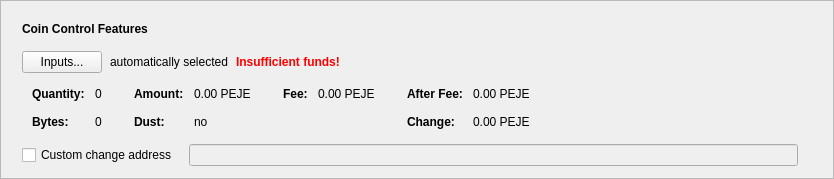
      <widget class="QFrame" name="frameCoinControl">
       <property name="sizePolicy">
        <sizepolicy hsizetype="Expanding" vsizetype="Fixed">
         <horstretch>0</horstretch>
         <verstretch>0</verstretch>
        </sizepolicy>
       </property>
       <property name="frameShape">
        <enum>QFrame::StyledPanel</enum>
       </property>
       <property name="frameShadow">
        <enum>QFrame::Raised</enum>
       </property>
       <layout class="QVBoxLayout" name="verticalLayout_2">
        <item>
         <layout class="QVBoxLayout" name="verticalLayoutCoinControl" stretch="0,0,0,0,0">
          <property name="spacing">
           <number>0</number>
          </property>
          <property name="sizeConstraint">
           <enum>QLayout::SetDefaultConstraint</enum>
          </property>
          <property name="leftMargin">
           <number>10</number>
          </property>
          <property name="topMargin">
           <number>10</number>
          </property>
          <item>
           <layout class="QHBoxLayout" name="horizontalLayoutCoinControl1">
            <property name="bottomMargin">
             <number>15</number>
            </property>
            <item>
             <widget class="QLabel" name="labelCoinControlFeatures">
              <property name="sizePolicy">
               <sizepolicy hsizetype="Preferred" vsizetype="Maximum">
                <horstretch>0</horstretch>
                <verstretch>0</verstretch>
               </sizepolicy>
              </property>
              <property name="font">
               <font>
                <weight>75</weight>
                <bold>true</bold>
               </font>
              </property>
              <property name="styleSheet">
               <string notr="true">font-weight:bold;</string>
              </property>
              <property name="text">
               <string>Coin Control Features</string>
              </property>
             </widget>
            </item>
           </layout>
          </item>
          <item>
           <layout class="QHBoxLayout" name="horizontalLayoutCoinControl2" stretch="0,0,0,0">
            <property name="spacing">
             <number>8</number>
            </property>
            <property name="bottomMargin">
             <number>10</number>
            </property>
            <item>
             <widget class="QPushButton" name="pushButtonCoinControl">
              <property name="styleSheet">
               <string notr="true"/>
              </property>
              <property name="text">
               <string>Inputs...</string>
              </property>
              <property name="autoDefault">
               <bool>false</bool>
              </property>
             </widget>
            </item>
            <item>
             <widget class="QLabel" name="labelCoinControlAutomaticallySelected">
              <property name="text">
               <string>automatically selected</string>
              </property>
              <property name="margin">
               <number>5</number>
              </property>
             </widget>
            </item>
            <item>
             <widget class="QLabel" name="labelCoinControlInsuffFunds">
              <property name="font">
               <font>
                <weight>75</weight>
                <bold>true</bold>
               </font>
              </property>
              <property name="styleSheet">
               <string notr="true">color:red;font-weight:bold;</string>
              </property>
              <property name="text">
               <string>Insufficient funds!</string>
              </property>
              <property name="margin">
               <number>5</number>
              </property>
             </widget>
            </item>
            <item>
             <spacer name="horizontalSpacerCoinControl">
              <property name="orientation">
               <enum>Qt::Horizontal</enum>
              </property>
              <property name="sizeHint" stdset="0">
               <size>
                <width>40</width>
                <height>1</height>
               </size>
              </property>
             </spacer>
            </item>
           </layout>
          </item>
          <item>
           <widget class="QWidget" name="widgetCoinControl" native="true">
            <property name="sizePolicy">
             <sizepolicy hsizetype="Preferred" vsizetype="Preferred">
              <horstretch>0</horstretch>
              <verstretch>0</verstretch>
             </sizepolicy>
            </property>
            <property name="minimumSize">
             <size>
              <width>0</width>
              <height>0</height>
             </size>
            </property>
            <property name="styleSheet">
             <string notr="true"/>
            </property>
            <layout class="QHBoxLayout" name="horizontalLayoutCoinControl5">
             <property name="leftMargin">
              <number>0</number>
             </property>
             <property name="topMargin">
              <number>0</number>
             </property>
             <property name="rightMargin">
              <number>0</number>
             </property>
             <property name="bottomMargin">
              <number>0</number>
             </property>
             <item>
              <layout class="QHBoxLayout" name="horizontalLayoutCoinControl3" stretch="0,0,0,1">
               <property name="spacing">
                <number>20</number>
               </property>
               <property name="topMargin">
                <number>0</number>
               </property>
               <property name="bottomMargin">
                <number>10</number>
               </property>
               <item>
                <layout class="QFormLayout" name="formLayoutCoinControl1">
                 <property name="horizontalSpacing">
                  <number>10</number>
                 </property>
                 <property name="verticalSpacing">
                  <number>14</number>
                 </property>
                 <property name="leftMargin">
                  <number>10</number>
                 </property>
                 <property name="topMargin">
                  <number>4</number>
                 </property>
                 <property name="rightMargin">
                  <number>6</number>
                 </property>
                 <item row="0" column="0">
                  <widget class="QLabel" name="labelCoinControlQuantityText">
                   <property name="font">
                    <font>
                     <weight>75</weight>
                     <bold>true</bold>
                    </font>
                   </property>
                   <property name="text">
                    <string>Quantity:</string>
                   </property>
                   <property name="margin">
                    <number>0</number>
                   </property>
                  </widget>
                 </item>
                 <item row="0" column="1">
                  <widget class="QLabel" name="labelCoinControlQuantity">
                   <property name="cursor">
                    <cursorShape>IBeamCursor</cursorShape>
                   </property>
                   <property name="contextMenuPolicy">
                    <enum>Qt::ActionsContextMenu</enum>
                   </property>
                   <property name="text">
                    <string notr="true">0</string>
                   </property>
                   <property name="margin">
                    <number>0</number>
                   </property>
                   <property name="textInteractionFlags">
                    <set>Qt::LinksAccessibleByMouse|Qt::TextSelectableByKeyboard|Qt::TextSelectableByMouse</set>
                   </property>
                  </widget>
                 </item>
                 <item row="1" column="0">
                  <widget class="QLabel" name="labelCoinControlBytesText">
                   <property name="font">
                    <font>
                     <weight>75</weight>
                     <bold>true</bold>
                    </font>
                   </property>
                   <property name="text">
                    <string>Bytes:</string>
                   </property>
                  </widget>
                 </item>
                 <item row="1" column="1">
                  <widget class="QLabel" name="labelCoinControlBytes">
                   <property name="cursor">
                    <cursorShape>IBeamCursor</cursorShape>
                   </property>
                   <property name="contextMenuPolicy">
                    <enum>Qt::ActionsContextMenu</enum>
                   </property>
                   <property name="text">
                    <string notr="true">0</string>
                   </property>
                   <property name="textInteractionFlags">
                    <set>Qt::LinksAccessibleByMouse|Qt::TextSelectableByKeyboard|Qt::TextSelectableByMouse</set>
                   </property>
                  </widget>
                 </item>
                </layout>
               </item>
               <item>
                <layout class="QFormLayout" name="formLayoutCoinControl2">
                 <property name="horizontalSpacing">
                  <number>10</number>
                 </property>
                 <property name="verticalSpacing">
                  <number>14</number>
                 </property>
                 <property name="leftMargin">
                  <number>6</number>
                 </property>
                 <property name="topMargin">
                  <number>4</number>
                 </property>
                 <property name="rightMargin">
                  <number>6</number>
                 </property>
                 <item row="0" column="0">
                  <widget class="QLabel" name="labelCoinControlAmountText">
                   <property name="font">
                    <font>
                     <weight>75</weight>
                     <bold>true</bold>
                    </font>
                   </property>
                   <property name="text">
                    <string>Amount:</string>
                   </property>
                   <property name="margin">
                    <number>0</number>
                   </property>
                  </widget>
                 </item>
                 <item row="0" column="1">
                  <widget class="QLabel" name="labelCoinControlAmount">
                   <property name="cursor">
                    <cursorShape>IBeamCursor</cursorShape>
                   </property>
                   <property name="contextMenuPolicy">
                    <enum>Qt::ActionsContextMenu</enum>
                   </property>
                   <property name="text">
                    <string notr="true">0.00 PEJE</string>
                   </property>
                   <property name="textInteractionFlags">
                    <set>Qt::LinksAccessibleByMouse|Qt::TextSelectableByKeyboard|Qt::TextSelectableByMouse</set>
                   </property>
                  </widget>
                 </item>
                 <item row="1" column="0">
                  <widget class="QLabel" name="labelCoinControlLowOutputText">
                   <property name="font">
                    <font>
                     <weight>75</weight>
                     <bold>true</bold>
                    </font>
                   </property>
                   <property name="text">
                    <string>Dust:</string>
                   </property>
                  </widget>
                 </item>
                 <item row="1" column="1">
                  <widget class="QLabel" name="labelCoinControlLowOutput">
                   <property name="cursor">
                    <cursorShape>IBeamCursor</cursorShape>
                   </property>
                   <property name="contextMenuPolicy">
                    <enum>Qt::ActionsContextMenu</enum>
                   </property>
                   <property name="text">
                    <string notr="true">no</string>
                   </property>
                   <property name="textInteractionFlags">
                    <set>Qt::LinksAccessibleByMouse|Qt::TextSelectableByKeyboard|Qt::TextSelectableByMouse</set>
                   </property>
                  </widget>
                 </item>
                </layout>
               </item>
               <item>
                <layout class="QFormLayout" name="formLayoutCoinControl3">
                 <property name="horizontalSpacing">
                  <number>10</number>
                 </property>
                 <property name="verticalSpacing">
                  <number>14</number>
                 </property>
                 <property name="leftMargin">
                  <number>6</number>
                 </property>
                 <property name="topMargin">
                  <number>4</number>
                 </property>
                 <property name="rightMargin">
                  <number>6</number>
                 </property>
                 <item row="0" column="0">
                  <widget class="QLabel" name="labelCoinControlFeeText">
                   <property name="font">
                    <font>
                     <weight>75</weight>
                     <bold>true</bold>
                    </font>
                   </property>
                   <property name="text">
                    <string>Fee:</string>
                   </property>
                   <property name="margin">
                    <number>0</number>
                   </property>
                  </widget>
                 </item>
                 <item row="0" column="1">
                  <widget class="QLabel" name="labelCoinControlFee">
                   <property name="cursor">
                    <cursorShape>IBeamCursor</cursorShape>
                   </property>
                   <property name="contextMenuPolicy">
                    <enum>Qt::ActionsContextMenu</enum>
                   </property>
                   <property name="text">
                    <string notr="true">0.00 PEJE</string>
                   </property>
                   <property name="textInteractionFlags">
                    <set>Qt::LinksAccessibleByMouse|Qt::TextSelectableByKeyboard|Qt::TextSelectableByMouse</set>
                   </property>
                  </widget>
                 </item>
                </layout>
               </item>
               <item>
                <layout class="QFormLayout" name="formLayoutCoinControl4">
                 <property name="horizontalSpacing">
                  <number>10</number>
                 </property>
                 <property name="verticalSpacing">
                  <number>14</number>
                 </property>
                 <property name="leftMargin">
                  <number>6</number>
                 </property>
                 <property name="topMargin">
                  <number>4</number>
                 </property>
                 <property name="rightMargin">
                  <number>6</number>
                 </property>
                 <item row="0" column="0">
                  <widget class="QLabel" name="labelCoinControlAfterFeeText">
                   <property name="font">
                    <font>
                     <weight>75</weight>
                     <bold>true</bold>
                    </font>
                   </property>
                   <property name="text">
                    <string>After Fee:</string>
                   </property>
                   <property name="margin">
                    <number>0</number>
                   </property>
                  </widget>
                 </item>
                 <item row="0" column="1">
                  <widget class="QLabel" name="labelCoinControlAfterFee">
                   <property name="cursor">
                    <cursorShape>IBeamCursor</cursorShape>
                   </property>
                   <property name="contextMenuPolicy">
                    <enum>Qt::ActionsContextMenu</enum>
                   </property>
                   <property name="text">
                    <string notr="true">0.00 PEJE</string>
                   </property>
                   <property name="textInteractionFlags">
                    <set>Qt::LinksAccessibleByMouse|Qt::TextSelectableByKeyboard|Qt::TextSelectableByMouse</set>
                   </property>
                  </widget>
                 </item>
                 <item row="1" column="0">
                  <widget class="QLabel" name="labelCoinControlChangeText">
                   <property name="font">
                    <font>
                     <weight>75</weight>
                     <bold>true</bold>
                    </font>
                   </property>
                   <property name="text">
                    <string>Change:</string>
                   </property>
                  </widget>
                 </item>
                 <item row="1" column="1">
                  <widget class="QLabel" name="labelCoinControlChange">
                   <property name="cursor">
                    <cursorShape>IBeamCursor</cursorShape>
                   </property>
                   <property name="contextMenuPolicy">
                    <enum>Qt::ActionsContextMenu</enum>
                   </property>
                   <property name="text">
                    <string notr="true">0.00 PEJE</string>
                   </property>
                   <property name="textInteractionFlags">
                    <set>Qt::LinksAccessibleByMouse|Qt::TextSelectableByKeyboard|Qt::TextSelectableByMouse</set>
                   </property>
                  </widget>
                 </item>
                </layout>
               </item>
              </layout>
             </item>
            </layout>
           </widget>
          </item>
          <item>
           <layout class="QHBoxLayout" name="horizontalLayoutCoinControl4" stretch="0,0,0">
            <property name="spacing">
             <number>12</number>
            </property>
            <property name="sizeConstraint">
             <enum>QLayout::SetDefaultConstraint</enum>
            </property>
            <property name="topMargin">
             <number>5</number>
            </property>
            <property name="rightMargin">
             <number>5</number>
            </property>
            <item>
             <widget class="QCheckBox" name="checkBoxCoinControlChange">
              <property name="toolTip">
               <string>If this is activated, but the change address is empty or invalid, change will be sent to a newly generated address.</string>
              </property>
              <property name="text">
               <string>Custom change address</string>
              </property>
             </widget>
            </item>
            <item>
             <widget class="QValidatedLineEdit" name="lineEditCoinControlChange">
              <property name="enabled">
               <bool>false</bool>
              </property>
              <property name="sizePolicy">
               <sizepolicy hsizetype="Expanding" vsizetype="Fixed">
                <horstretch>0</horstretch>
                <verstretch>0</verstretch>
               </sizepolicy>
              </property>
             </widget>
            </item>
            <item>
             <widget class="QLabel" name="labelCoinControlChangeLabel">
              <property name="sizePolicy">
               <sizepolicy hsizetype="Preferred" vsizetype="Expanding">
                <horstretch>0</horstretch>
                <verstretch>0</verstretch>
               </sizepolicy>
              </property>
              <property name="minimumSize">
               <size>
                <width>0</width>
                <height>0</height>
               </size>
              </property>
              <property name="text">
               <string/>
              </property>
              <property name="margin">
               <number>3</number>
              </property>
             </widget>
            </item>
           </layout>
          </item>
          <item>
           <spacer name="verticalSpacerCoinControl">
            <property name="orientation">
             <enum>Qt::Vertical</enum>
            </property>
            <property name="sizeType">
             <enum>QSizePolicy::Expanding</enum>
            </property>
            <property name="sizeHint" stdset="0">
             <size>
              <width>800</width>
              <height>1</height>
             </size>
            </property>
           </spacer>
          </item>
         </layout>
        </item>
       </layout>
      </widget>
